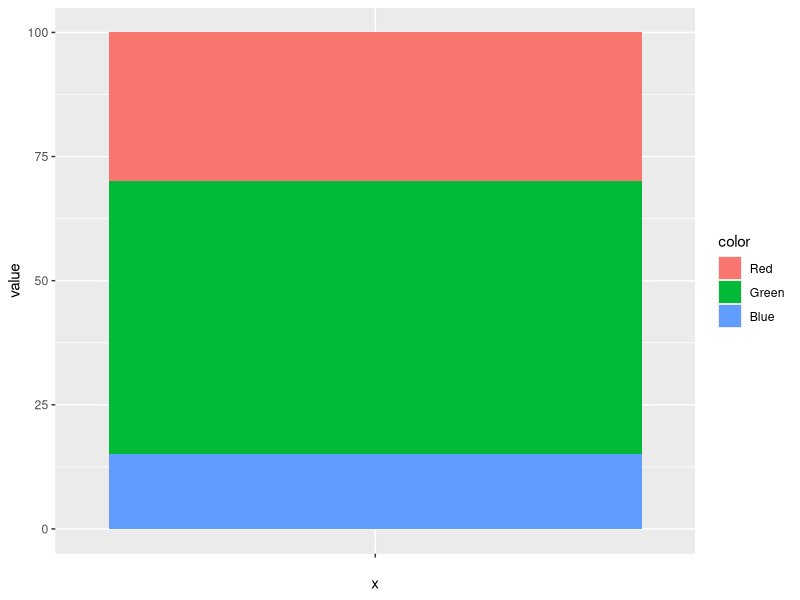
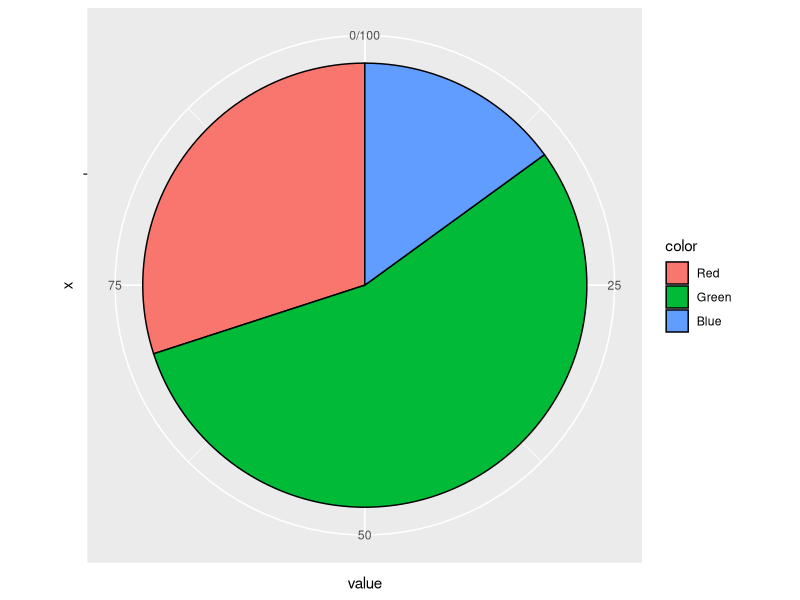
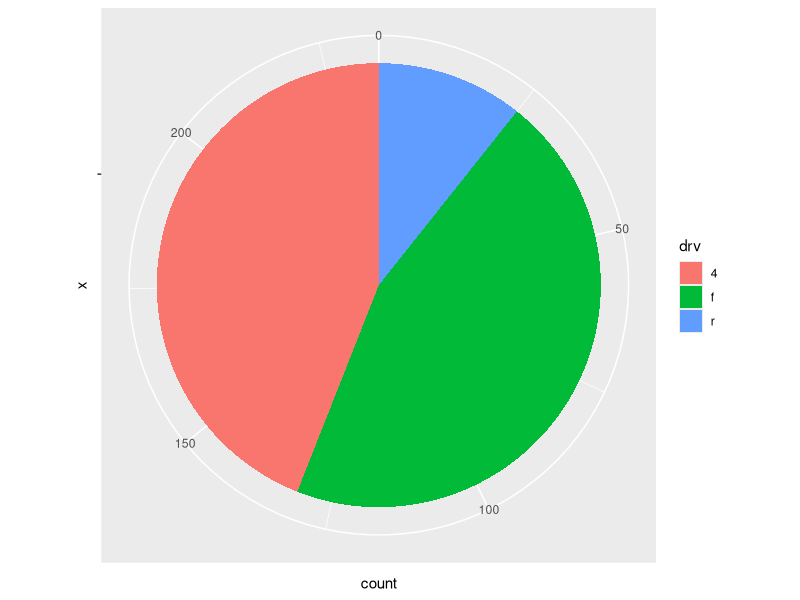
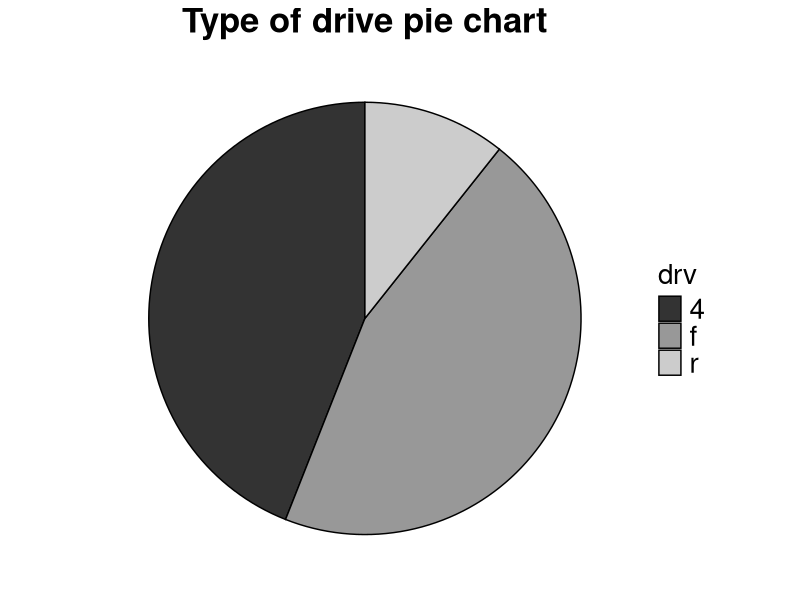

These figures' R source, in order: (Note: this script raises an error after producing the figures.)
# ggplot2 for standard plots and beyond

rm(list = ls())
graphics.off()

# Libraries
library(dplyr)
library(tidyr)
library(ggplot2)
library(cowplot)


# pie chart

# create some data
df <- data.frame(color = c("Red", "Green", "Blue"), value = c(30,55,15))
df <- df %>% mutate(color = factor(color, levels = c("Red", "Green", "Blue")))
print(df)

# first let's create barplot
df %>% 
  ggplot(aes(x = "", y = value, fill = color)) +
  geom_bar(width = 1, stat = "identity")

# for pie chart use barplot with polar coordinates
df %>% 
  ggplot(aes(x = "", y = value, fill = color)) +
  geom_bar(width = 1, stat = "identity", color = "black") +
  coord_polar(theta = "y", start = 0)

# create pie chart from factor variable
mpg %>% 
  ggplot(aes(x = "", fill = drv)) +
  geom_bar(width = 1) +
  coord_polar(theta = "y", start = 0)

# final pie chart for export
mpg %>% 
  ggplot(aes(x = "", fill = drv)) +
  geom_bar(width = 1, color = "black") +
  coord_polar(theta = "y", start = 0) +
  scale_fill_grey() +
  ggtitle("Type of drive pie chart") +
  theme_minimal() +
  theme(axis.title.x = element_blank(),
        axis.title.y = element_blank(),
        plot.title = element_text(size = 25, face = "bold", hjust = 0.5),
        panel.border = element_blank(),
        panel.grid = element_blank(),
        axis.ticks = element_blank(),
        axis.text.x = element_blank(),
        legend.title = element_text(size = 20),
        legend.text = element_text(size = 20))

ggsave(filename = "./figure/07_piechart_drv_cars.png", 
       plot = last_plot(),
       units = "cm", width = 29.7, height = 21, dpi = 600) 
